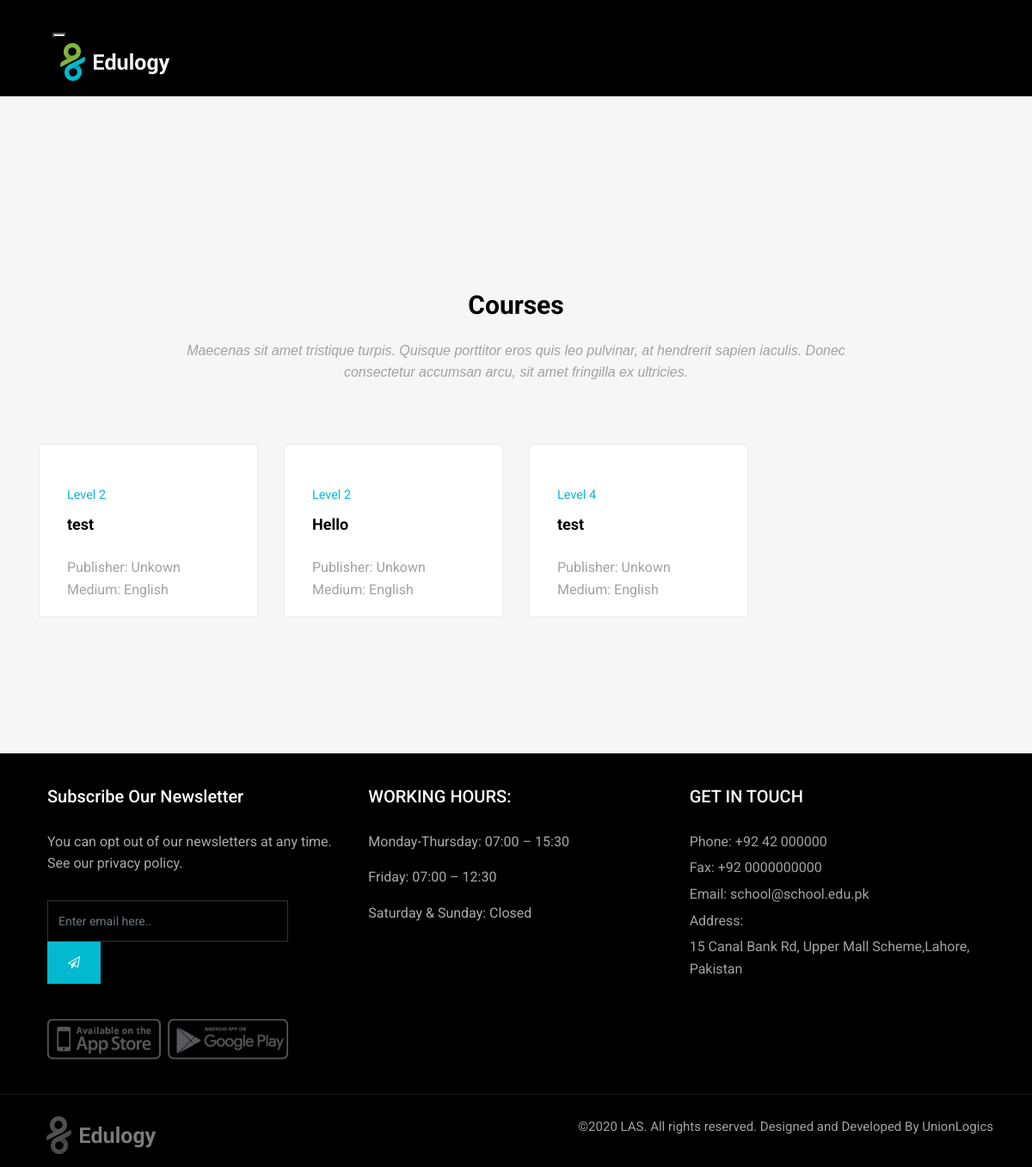
The page /School/index.php/courses on the database its author committed.
### tables this page shows
CREATE TABLE `courses` (
  `course_id` int(11) NOT NULL,
  `course_name` varchar(100) NOT NULL,
  `course_level` int(11) NOT NULL,
  `course_publisher_name` varchar(255) NOT NULL,
  `course_medium` varchar(50) NOT NULL,
  `course_is_active` tinyint(1) NOT NULL DEFAULT 1 COMMENT '1=Active, 0=Inactive',
  `created` datetime NOT NULL DEFAULT current_timestamp()
);

### School/application/controllers/Courses.php (called while the page is built, shortened)
<?php
class Courses extends CI_Controller {
	function __construct()
    {
        $this->load->model('Course_model');
    }
	public function index()
	{
        $data['courses'] = $this->Course_model->getRows();
		$this->load->view('courses',$data);
	}
}

### School/index.php (called while the page is built, shortened)
<?php
require_once BASEPATH.'core/CodeIgniter.php';

### School/application/models/Course_model.php (called while the page is built, shortened)
<?php if (!defined('BASEPATH')) exit('No direct script access allowed');
class Course_model extends CI_Model
{
    function __construct()
    {
        $this->table = 'courses';
    }
    public function getRows($params = array()){
        $this->db->select('*');
        $this->db->from($this->table);
        $this->db->where('course_is_active','1');
        if(array_key_exists("returnType",$params) && $params['returnType'] == 'count'){
            $result = $this->db->count_all_results();
        }else{
            if(array_key_exists("id", $params)){
                $this->db->where('course_id', $params['id']);
                $query = $this->db->get();
                $result = $query->row_array();
            }else{
                $this->db->order_by('created', 'desc');
                $query = $this->db->get();
                $result = ($query->num_rows() > 0)?$query->result_array():FALSE;
            }
        }
        return $result;
    }
}

### School/application/views/courses.php (the view, shortened to what this page needs)
<section class="section gb" style="margin-top:100px;">
    <div class="container">
        <div class="section-title text-center">
            <h3>Courses</h3>
            <p>Maecenas sit amet tristique turpis. Quisque porttitor eros quis leo pulvinar, at hendrerit sapien iaculis. Donec consectetur accumsan arcu, sit amet fringilla ex ultricies.</p>
        </div>
        <div class="row">
            <?php if (!empty($courses)) {
                foreach ($courses as $row) {
                    $courseName = $row['course_name'];
                    $courseLevel = $row['course_level'];
                    $coursePublisherName = $row['course_publisher_name'];
                    $courseMedium = $row['course_medium']; ?>
                    <div class="col-md-3" style="padding-top: 25px;">
                        <div class="caro-item">
                            <div class="course-box">
                            <div class="course-details" style="height: 25vh;">
                                    <h4>
                                        <small>Level <?php echo $courseLevel ?></small>
                                        <a title=""><?php echo $courseName ?></a>
                                    </h4>
                                    <p>Publisher: <?php echo $coursePublisherName ?></p>
                                    <p>Medium: <?php echo $courseMedium ?></p>
                                </div>
                            </div>
                        </div>
                    </div>
            <?php }
            } ?>
        </div>
    </div>
</section>

### School/assets/style.css (style rules this page uses)
body { background-color: #f6f6f6; line-height: 1.6; font-size: 16px; color: #a2a2a2; }
body, p, li, a { font-family: 'Roboto', sans-serif; }
.course-details h4 a, .readmore, .testimonial strong, h1, h2, h3, h4, h5, h6 { color: #000; }
h1, h2, h3, h4, h5, h6 { line-height: 1.5; }
.cop-logo img, a { color: #000; text-decoration: none !important; -webkit-transition: all ease 0.3s; -moz-transition: all ease 0.3s; transition: all ease 0.3s; }
.section { background-color: #ffffff; padding: 8rem 0; position: relative; display: block; }
.section-title { margin-bottom: 45px; }
.text-widget h3, .section-title h3 { margin: 0 0 25px; padding: 0; line-height: 1; font-size: 30px; font-weight: 700; }
.section-title p { max-width: 800px; margin: 0 auto; padding: 0; font-size: 16px; font-family: 'Droid Serif', sans-serif; font-style: italic; }
.section.gb { background-color: #f6f6f6; }
.course-box { border-radius: 6px 6px 0 0; background-color: #ffffff; border: 1px solid #eaeaea; }
.course-details { padding: 3rem 2rem; }
.course-details h4 { font-size: 18px; padding: 0 0 1.5rem; font-weight: 700; margin: 0; }
.course-box small { display: block; font-size: 80%; margin-bottom: 10px; }
.course-details p { padding-bottom: 0; margin-bottom: 0; }
.shop-desc small, .shop-meta a, .authorbox small, blockquote:before, blockquote:after, .blog-meta small a, .small-box i, .copyrights ul li:hover a, .footer .readmore, .breadcrumb>li a, .yamm h4, .yamm-content li:hover a, .yamm .hassubmenu li:hover a, .check li:before, .stat-count h3, .blog-desc h4:hover a, .post-meta li:after, .course-box small, .course-details h4:hover a, .course-footer i, a:hover, a:focus, .box i, .topbar .text-left i { color: #01bacf; }

### rows shown on the page
courses: course_level "2", course_name "test", course_publisher_name "Unkown", course_medium "English"
courses: course_level "2", course_name "Hello", course_publisher_name "Unkown", course_medium "English"
courses: course_level "4", course_name "test", course_publisher_name "Unkown", course_medium "English"
